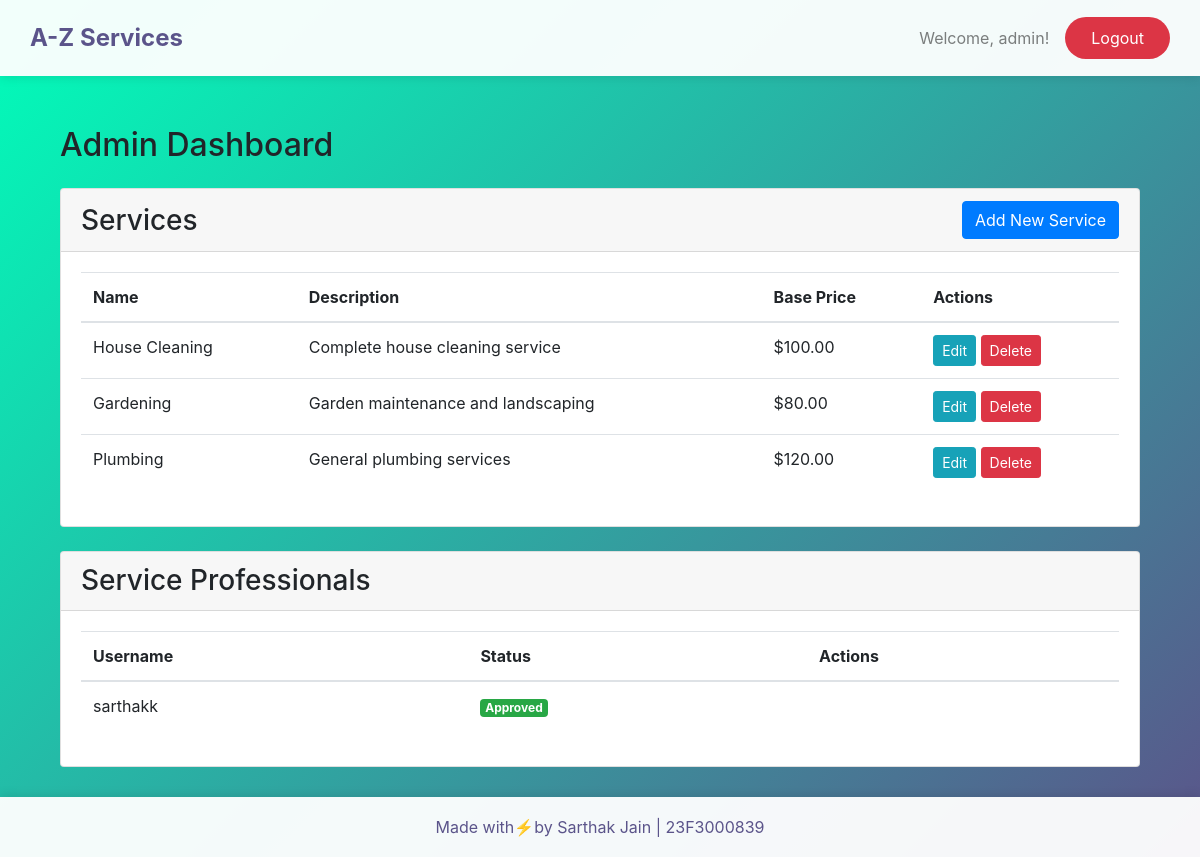
The app's page /admin/dashboard (signed in), older data.
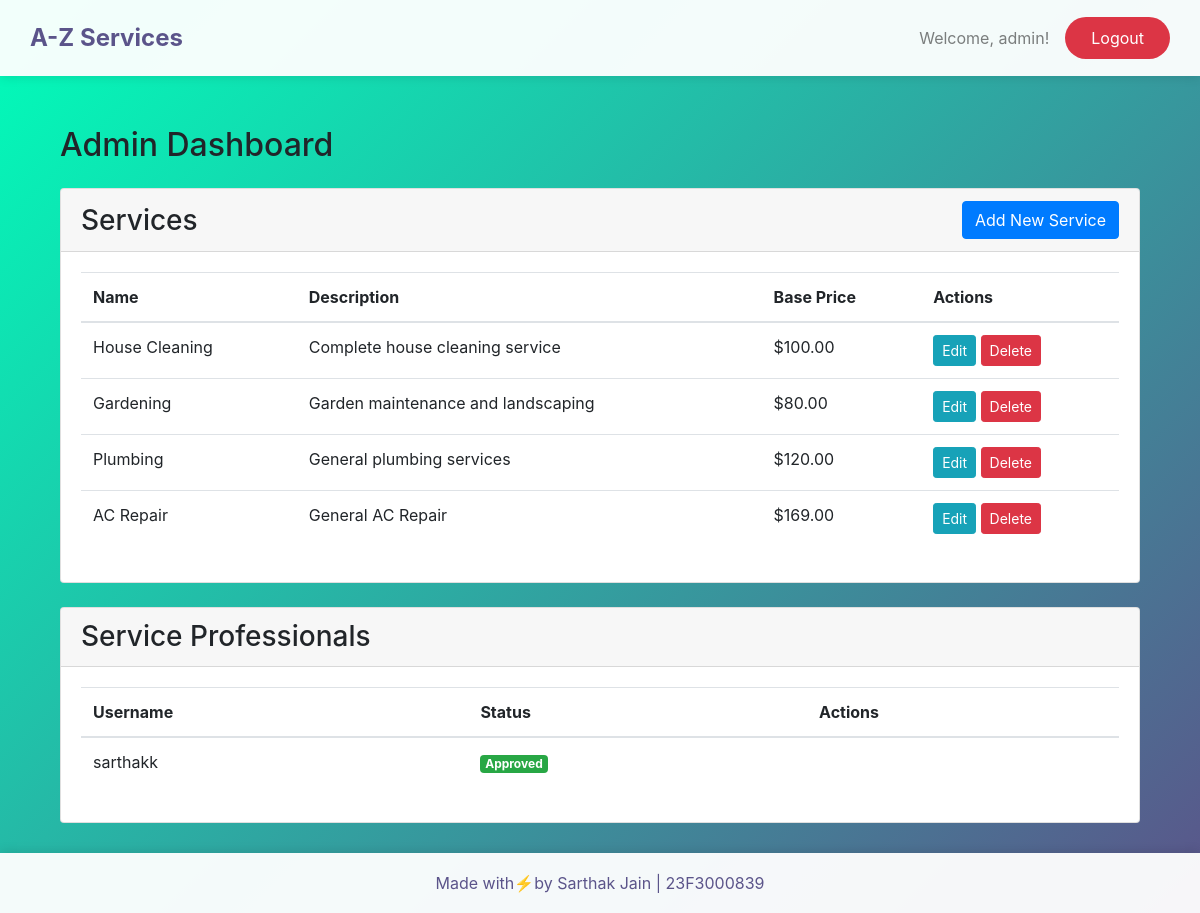
The same page, newer data.
### app/models.py (models this page shows, shortened)
class Service(db.Model):
    __tablename__ = 'service'
    id = db.Column(db.Integer, primary_key=True)
    name = db.Column(db.String(100), nullable=False)
    description = db.Column(db.Text)
    base_price = db.Column(db.Float, nullable=False)
    requests = db.relationship('ServiceRequest', backref='service', lazy=True)

class User(UserMixin, db.Model):
    __tablename__ = 'user'
    id = db.Column(db.Integer, primary_key=True)
    username = db.Column(db.String(80), unique=True, nullable=False)
    password = db.Column(db.String(120), nullable=False)
    role = db.Column(db.String(20), nullable=False, default='customer')
    is_approved = db.Column(db.Boolean, default=False)
    customer_requests = db.relationship('ServiceRequest',
                                      backref='requesting_customer',
                                      lazy=True,
                                      foreign_keys='ServiceRequest.customer_id')
    professional_requests = db.relationship('ServiceRequest',
                                          backref='assigned_professional',
                                          lazy=True,
                                          foreign_keys='ServiceRequest.professional_id')

### app/views/admin.py (the view)
@admin_bp.route('/')
@admin_bp.route('/dashboard')
@admin_required
def dashboard():
    services = Service.query.all()
    users = User.query.filter_by(role='professional').all()
    return render_template('admin/dashboard.html', services=services, users=users)

### app/__init__.py (called while the page is built)
def create_app():
    app = Flask(__name__)
    app.config.from_object(Config)
    db.init_app(app)
    Bootstrap(app)
    login_manager.init_app(app)
    login_manager.login_view = 'main.login'
    from .models import User
    @login_manager.user_loader
    def load_user(user_id):
        return User.query.get(int(user_id))
    from .views.admin import admin_bp
    from .views.customer import customer_bp
    from .views.professional import professional_bp
    from .routes import main_bp
    app.register_blueprint(admin_bp, url_prefix='/admin')
    app.register_blueprint(customer_bp, url_prefix='/customer')
    app.register_blueprint(professional_bp, url_prefix='/professional')
    app.register_blueprint(main_bp)
    with app.app_context():
        db.create_all()
    return app

### app/views/admin.py (called while the page is built)
def admin_required(f):
    @wraps(f)
    @login_required
    def decorated_function(*args, **kwargs):
        if not current_user.role == 'admin':
            flash('You must be an admin to access this page.', 'danger')
            return redirect(url_for('main.index'))
        return f(*args, **kwargs)
    return decorated_function

### app/templates/admin/dashboard.html (shortened to what this page needs)
{% extends "layout.html" %}
{% block content %}
<div class="container">
    <h2>Admin Dashboard</h2>
    <div class="row mt-4">
        <div class="col-md-12">
            <div class="card">
                <div class="card-header d-flex justify-content-between align-items-center">
                    <h3 class="mb-0">Services</h3>
                    <a href="{{ url_for('admin.add_service') }}" class="btn btn-primary">Add New Service</a>
                </div>
                <div class="card-body">
                    {% if services %}
                    <table class="table">
                        <thead>
                            <tr>
                                <th>Name</th>
                                <th>Description</th>
                                <th>Base Price</th>
                                <th>Actions</th>
                            </tr>
                        </thead>
                        <tbody>
                            {% for service in services %}
                            <tr>
                                <td>{{ service.name }}</td>
                                <td>{{ service.description }}</td>
                                <td>${{ "%.2f"|format(service.base_price) }}</td>
                                <td>
                                    <a href="{{ url_for('admin.edit_service', service_id=service.id) }}"
                                       class="btn btn-sm btn-info">Edit</a>
                                    <form action="{{ url_for('admin.delete_service', service_id=service.id) }}"
                                          method="POST" class="d-inline">
                                        <button type="submit" class="btn btn-sm btn-danger"
                                                onclick="return confirm('Are you sure you want to delete this service?')">
                                            Delete
                                        </button>
                                    </form>
                                </td>
                            </tr>
                            {% endfor %}
                        </tbody>
                    </table>
                    {% else %}
                    <p>No services available.</p>
                    {% endif %}
                </div>
            </div>
        </div>
    </div>
    <div class="row mt-4">
        <div class="col-md-12">
            <div class="card">
                <div class="card-header">
                    <h3 class="mb-0">Service Professionals</h3>
                </div>
                <div class="card-body">
                    {% if users %}
                    <table class="table">
                        <thead>
                            <tr>
                                <th>Username</th>
                                <th>Status</th>
                                <th>Actions</th>
                            </tr>
                        </thead>
                        <tbody>
                            {% for user in users %}
                            <tr>
                                <td>{{ user.username }}</td>
                                <td>
                                    <span class="badge badge-{{ 'success' if user.is_approved else 'warning' }}">
                                        {{ 'Approved' if user.is_approved else 'Pending' }}
                                    </span>
                                </td>
                                <td>
                                </td>
                            </tr>
                            {% endfor %}
                        </tbody>
                    </table>
                    {% else %}
                    <p>No service professionals registered.</p>
                    {% endif %}
                </div>
            </div>
        </div>
    </div>
</div>
{% endblock %}

Row changes from the older to the newer data that the page shows:
added Service: name "AC Repair", description "General AC Repair", base_price "169.00"
